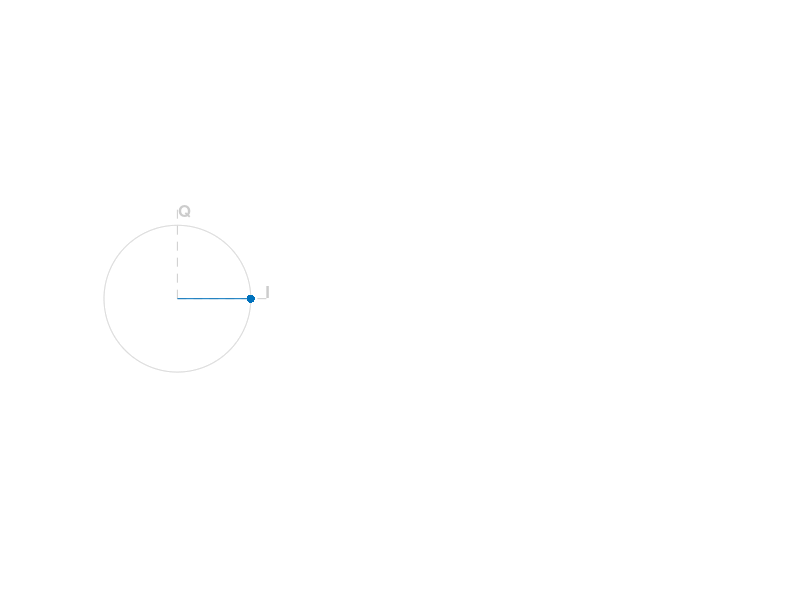

Here is the MATLAB script that generated this plot: (Note: this script raises an error after producing the figure.)
close all; clear all; clc


% vidobj = VideoWriter('video.mp4');

make_gif = 1;
    gif_filename = 'test.gif';


% unit circle
N = 2e3;
th = linspace(-pi,pi,N);
ci = cos(th);
cq = sin(th);

% sinusoid
Fs = 100; dt = 1/Fs;
f = 2;
nframes = 100;
t = [0:(nframes-1)]*dt;

posf = exp(1i*2*pi*f.*t);
negf = exp(-1i*2*pi*f.*t);
sumf = 0.5*(posf + negf);

colors = lines;
gray_color = 0.8*ones(1,3);


% fmt_str = '%10.1f';
% str_function = @(x) 

for iframe = 1:nframes

    if(iframe == 1)
        hfig = figure('Position',[237 410 1485 420]);
        set(gcf,'color','w')
        subplot(1,3,1);
        plot(ci,cq,'color',gray_color);
        set(gca,'xcolor','w','ycolor','w')
        hold on; axis equal;
        plot([0 0],[0 1.25],'--','color',gray_color); text(0.01,1.2,'Q','Color',gray_color,'FontWeight','bold','FontSize',12);
        plot([0 1.25],[0 0],'--','color',gray_color); text(1.2,0.1,'I','Color',gray_color,'FontWeight','bold','FontSize',12);
        
        hp(1) = plot(real(posf(iframe)),imag(posf(iframe)),'Marker','o','MarkerFaceColor',colors(1,:),'MarkerEdgeColor','none');
        hp(2) = plot([0 real(posf(iframe))],[0 imag(posf(iframe))],'Color',colors(1,:));
        htext(1) = text(0,-0.5,str_function(posf(iframe)),'FontSize',14,'FontWeight','bold','FontAngle','italic','HorizontalAlignment','center','Color',gray_color);
        xlim(1.25*[-1 1])
        ylim(1.25*[-1 1])
        
        subplot(1,3,2);
        plot(ci,cq,'color',gray_color);
        set(gca,'xcolor','w','ycolor','w')
        hold on;
        plot([0 0],[0 1.25],'--','color',gray_color); text(0.01,1.2,'Q','Color',gray_color,'FontWeight','bold','FontSize',12);
        plot([0 1.25],[0 0],'--','color',gray_color); text(1.2,0.1,'I','Color',gray_color,'FontWeight','bold','FontSize',12);
        
        hp(3) = plot(real(negf(iframe)),imag(negf(iframe)),'Marker','o','MarkerFaceColor',colors(2,:),'MarkerEdgeColor','none');
        hp(4) = plot([0 real(negf(iframe))],[0 imag(negf(iframe))],'Color',colors(2,:));
        htext(2) = text(0,-0.5,str_function(negf(iframe)),'FontSize',14,'FontWeight','bold','FontAngle','italic','HorizontalAlignment','center','Color',gray_color);
        
        xlim(1.25*[-1 1])
        ylim(1.25*[-1 1])
        
        text(-1.65,0,'+','FontSize',64,'FontWeight','bold','Color',gray_color,'HorizontalAlignment','center')
        
        
        subplot(1,3,3);
        plot(ci,cq,'color',gray_color);
        set(gca,'xcolor','w','ycolor','w')
        hold on;
        plot([0 0],[0 1.25],'--','color',gray_color); text(0.01,1.2,'Q','Color',gray_color,'FontWeight','bold','FontSize',12);
        plot([0 1.25],[0 0],'--','color',gray_color); text(1.2,0.1,'I','Color',gray_color,'FontWeight','bold','FontSize',12);
        
        hp(5) = plot(real(posf(iframe)),imag(posf(iframe)),'Marker','o','MarkerFaceColor',gray_color,'MarkerEdgeColor','none');
        hp(6) = plot(real(negf(iframe)),imag(negf(iframe)),'Marker','o','MarkerFaceColor',gray_color,'MarkerEdgeColor','none');
        hp(7) = plot(real(sumf(iframe)),imag(sumf(iframe)),'Marker','o','MarkerFaceColor',zeros(1,3),'MarkerEdgeColor','none');
        
        htext(3) = text(0,-0.5,str_function(sumf(iframe)),'FontSize',14,'FontWeight','bold','FontAngle','italic','HorizontalAlignment','center','Color',gray_color);
        
        hp(8) = plot([0 real(posf(iframe))],[0 imag(posf(iframe))],'Color',gray_color);
        hp(9) = plot([0 real(negf(iframe))],[0 imag(negf(iframe))],'Color',gray_color);
        hp(10) = plot([0 real(sumf(iframe))],[0 imag(sumf(iframe))],'Color',zeros(1,3));
        xlim(1.25*[-1 1])
        ylim(1.25*[-1 1])
        
        text(-1.65,0,'=','FontSize',64,'FontWeight','bold','Color',gray_color,'HorizontalAlignment','center')
        
        
    else
        set(hp(1),'XData',real(posf(iframe)),'YData',imag(posf(iframe)))
        set(hp(2),'XData',[0 real(posf(iframe))],'YData',[0 imag(posf(iframe))])
        
        set(hp(3),'XData',real(negf(iframe)),'YData',imag(negf(iframe)))
        set(hp(4),'XData',[0 real(negf(iframe))],'YData',[0 imag(negf(iframe))])
        
        set(hp(5),'XData',real(posf(iframe)),'YData',imag(posf(iframe)))
        set(hp(6),'XData',real(negf(iframe)),'YData',imag(negf(iframe)))
        set(hp(7),'XData',real(sumf(iframe)),'YData',imag(sumf(iframe)))
        
        set(hp(8),'XData',[0 real(posf(iframe))],'YData',[0 imag(posf(iframe))])
        set(hp(9),'XData',[0 real(negf(iframe))],'YData',[0 imag(negf(iframe))])
        set(hp(10),'XData',[0 real(sumf(iframe))],'YData',[0 imag(sumf(iframe))])
        
        set(htext(1),'String',str_function(posf(iframe)))
        set(htext(2),'String',str_function(negf(iframe)))
        set(htext(3),'String',str_function(sumf(iframe)))
    end
    
    if(make_gif)
        
        this_frame = getframe(hfig);
        im = frame2im(this_frame);
        [imind,cm] = rgb2ind(im,256);
        
        if( iframe == 1 )
            imwrite(imind,cm,gif_filename,'gif', 'LoopCount', inf);
        else
            imwrite(imind,cm,gif_filename,'gif', 'WriteMode', 'append');
        end
    end
    
    drawnow;
    pause(0.1)
%     return

end





